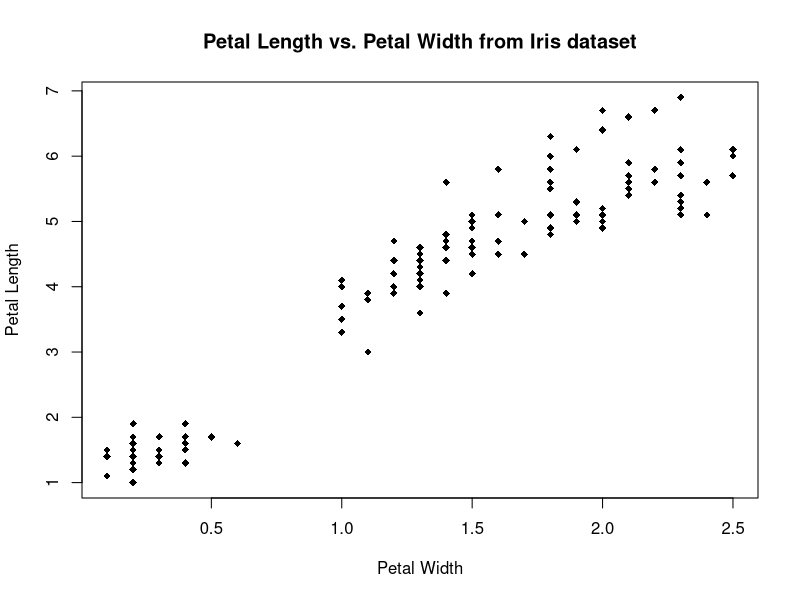
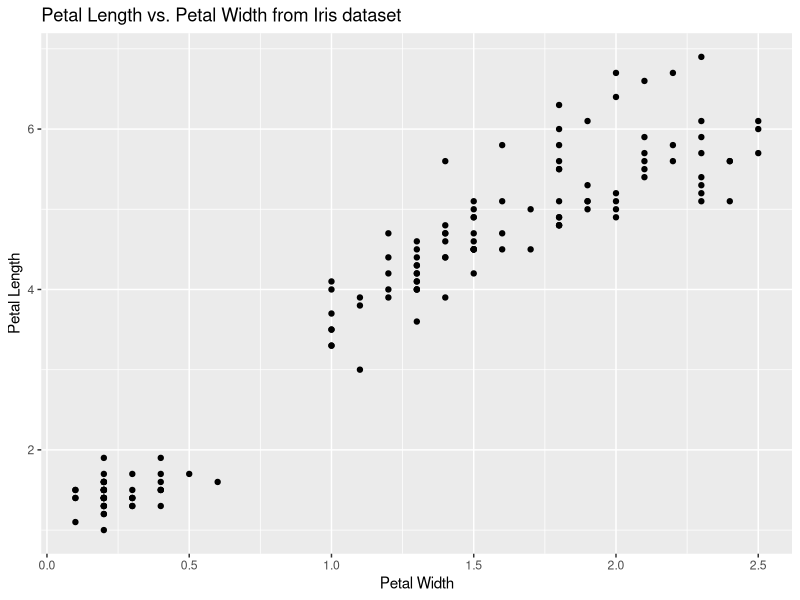
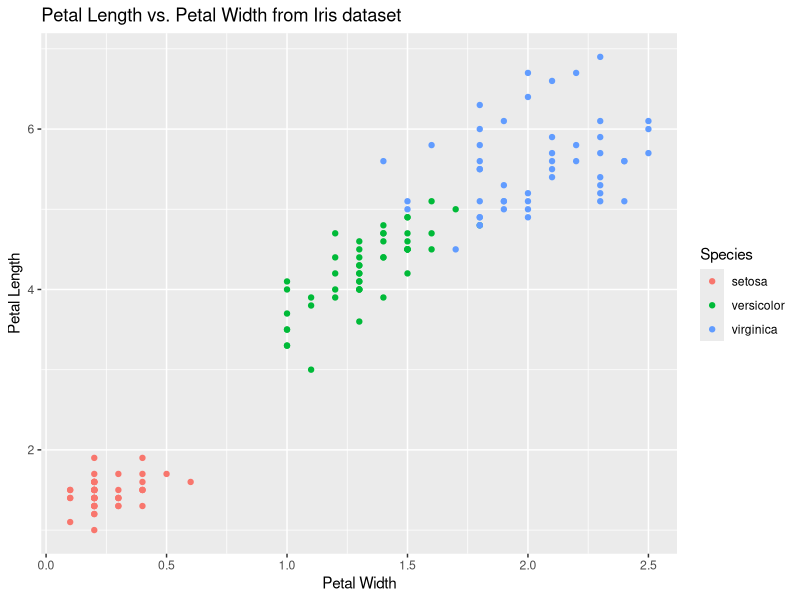
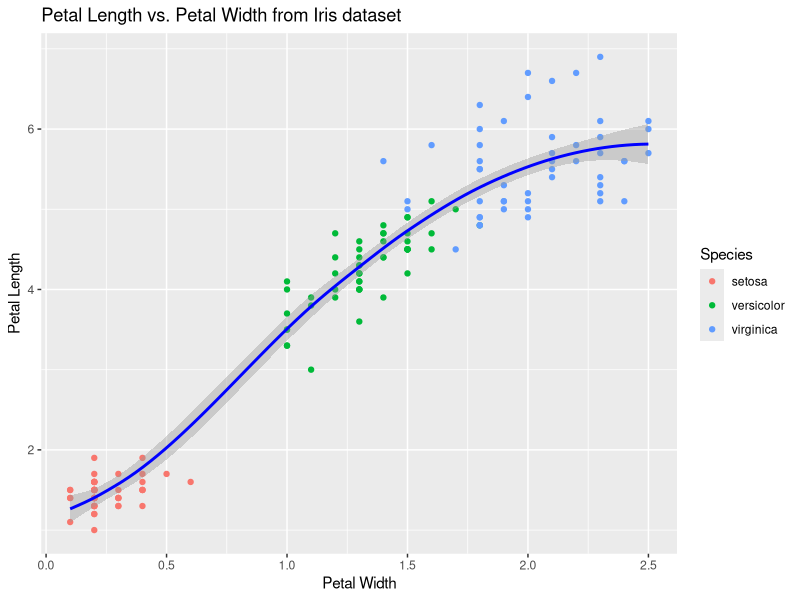
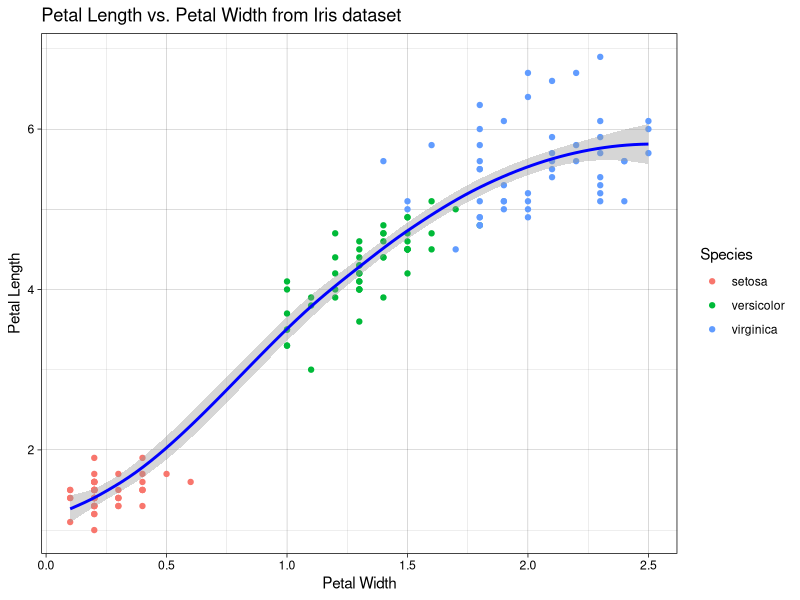
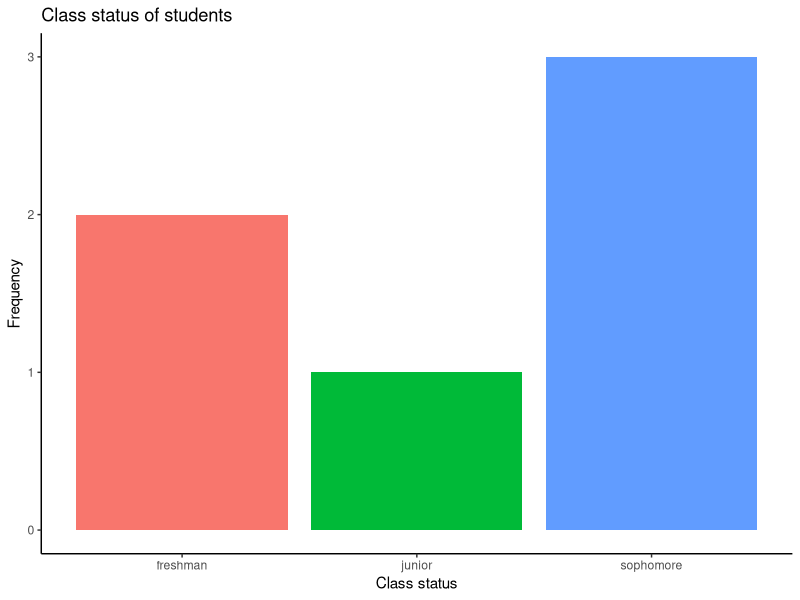
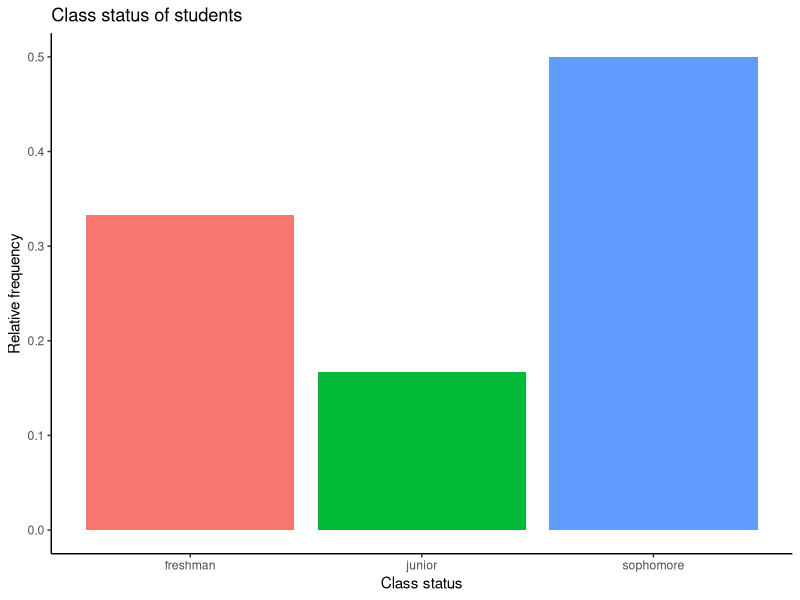
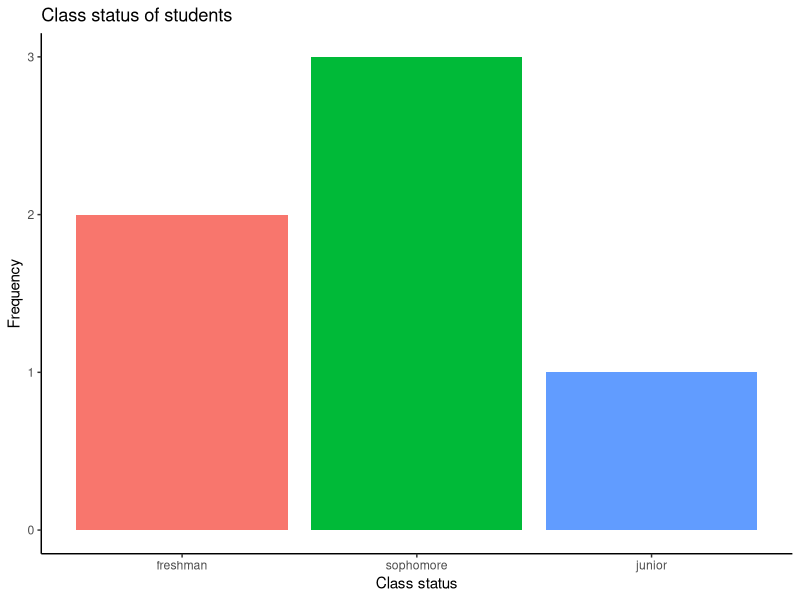

These charts were generated, in order, by the following R code:
##########################################################################
## Generating plots in R using ggplot
##########################################################################

library(ggplot2)

##########################################################################
## a data.frame is a table (like a matrix) where columns
## can be accessed by name (like a list) and where
## columns can be of different types. Data.frames are the standard 
## storage object for use in data analysis
##########################################################################

# the iris dataset (one of many built-in datasets in R) gives an 
# example of a data.frame
View(iris)
head(iris)

# Since a data.frame is stored like a list, where each column is an element
# of the list, we have three ways of accessing a column:
iris$Species
iris[['Species']]
iris[[5]]

###########################################################
# ggplot provides a powerful framework for generating
# complex graphics, based on a philosophy/language of 
# visualization that separates the data, the aesthetics,
# and the plotting layer
###########################################################

# First, we will look at a simple scatterplot using the 
# 'base' plot function in R
plot(iris$Petal.Width, iris$Petal.Length, pch = 18, 
     xlab = "Petal Width", ylab = "Petal Length",
     main = "Petal Length vs. Petal Width from Iris dataset")


####################################################################
# ggplot examples -- we will generally use this format
# ggplot(data, aes(x,y)) + layer(aes(...)) + labels + ...
#    data - the data.frame containing data to plot
#    aes - an aesthetic mapping, specifying the x- and y-values
#             to plot, and optionally the coloring to use. 
#             If specified in ggplot(), mapping applies to all layers
#    layer - the type of plot, e.g., geom_point() for a scatterplot, 
#             geom_bar() for a bar plot, etc
#    labels - ggtitle(), labs(x = "x label", y = "ylabel")
####################################################################


########################################################################
# A scotterplot plots (x,y) pairs of numerical values
# scatterplot: ggplot(data, aes(x,y)) + geom_point(aes(color = color))
########################################################################
ggplot(iris, aes(x=Petal.Width, y = Petal.Length)) +
      geom_point() + 
      ggtitle("Petal Length vs. Petal Width from Iris dataset") +
      labs(x = "Petal Width", y = "Petal Length")

# we can color the points by specifying the color (or colour) aesthetic
# we can also store the plot in an object and plot later using the
# print function
g = ggplot(iris, aes(x=Petal.Width, y=Petal.Length)) +
  geom_point(aes(color = Species)) +
  ggtitle("Petal Length vs. Petal Width from Iris dataset") +
  labs(x = "Petal Width", y = "Petal Length")
print(g)

# alternative plots with added components
g + geom_smooth(color = "blue")
g + geom_smooth(color = "blue") + theme_linedraw()



########################################################################
# In a bar graph, the height of a bar corresponds to the frequency
# (number of times) or proportion (relative frequency) for which a 
# categorical value is observed in the data
# barchart: ggplot(data, aes(x)) + geom_bar(aes(fill, weight))
########################################################################

status <- c("freshman", "freshman", "sophomore", "sophomore", "junior", "sophomore")

d.status <- data.frame(status = status) # need to create data.frame
ggplot(d.status, aes(x=status)) + geom_bar(aes(fill = status)) +
  ggtitle("Class status of students") +
  labs(x = "Class status", y = "Frequency") + theme_classic() +
  theme(legend.position = "none")


# set weight = 1 / n, where n = the number of observations, to plot relative
# frequencies
ggplot(d.status, aes(x=status)) + geom_bar(aes(fill = status, weight = 1/length(status))) +
  ggtitle("Class status of students") +
  labs(x = "Class status", y = "Relative frequency") + theme_classic() +
  theme(legend.position="none")

##################################################################
# Construct a Pareto chart to show bars from tallest to shortest
##################################################################

# the class status data is stored as a 'factor', which is a categorical value. 
# By default, these levels are ordered alphabetically
d.status$status
levels(d.status$status)

# let's change the order
status <- factor(status, levels = c("freshman", "sophomore", "junior", "senior"))

d.status <- data.frame(status)
ggplot(d.status, aes(x=status)) + geom_bar(aes(fill = status)) +
  ggtitle("Class status of students") +
  labs(x = "Class status", y = "Frequency") + theme_classic() + 
  theme(legend.position = "none")

# change the order for a Pareto chart where bars are ordered from highest 
# (most frequent) to lowest (least frequent)
counts <- table(status)
sorted.counts <- sort(counts, decreasing = TRUE)
status <- factor(status, levels = names(sorted.counts))
d.status <- data.frame(status)
ggplot(d.status, aes(x=status)) + geom_bar(aes(fill = status)) +
  ggtitle("Class status of students") +
  labs(x = "Class status", y = "Frequency") + theme_classic() +
  theme(legend.position = "none")


#################################################
# frequency table and relative frequency tables #
#################################################

# frequency table
table(status) 

#relative frequency (proportions), but is not correct if status contains missing values
table(status) / length(status) 


###########################################################################
# a boxplot generates a box that summarizes a numerical value based on its
# association with a categorical variable. The box contains the middle 
# 50% of the data
# boxplot: ggplot(data, aes(x,y,fill)) + geom_boxplot(aes(color = color))
###########################################################################

ggplot(iris, aes(Species, Petal.Length, fill = Species)) + geom_boxplot() +
  ggtitle("Petal Length for Different Species in the Iris Dataset") +
  theme_classic() + theme(legend.position = "none")

